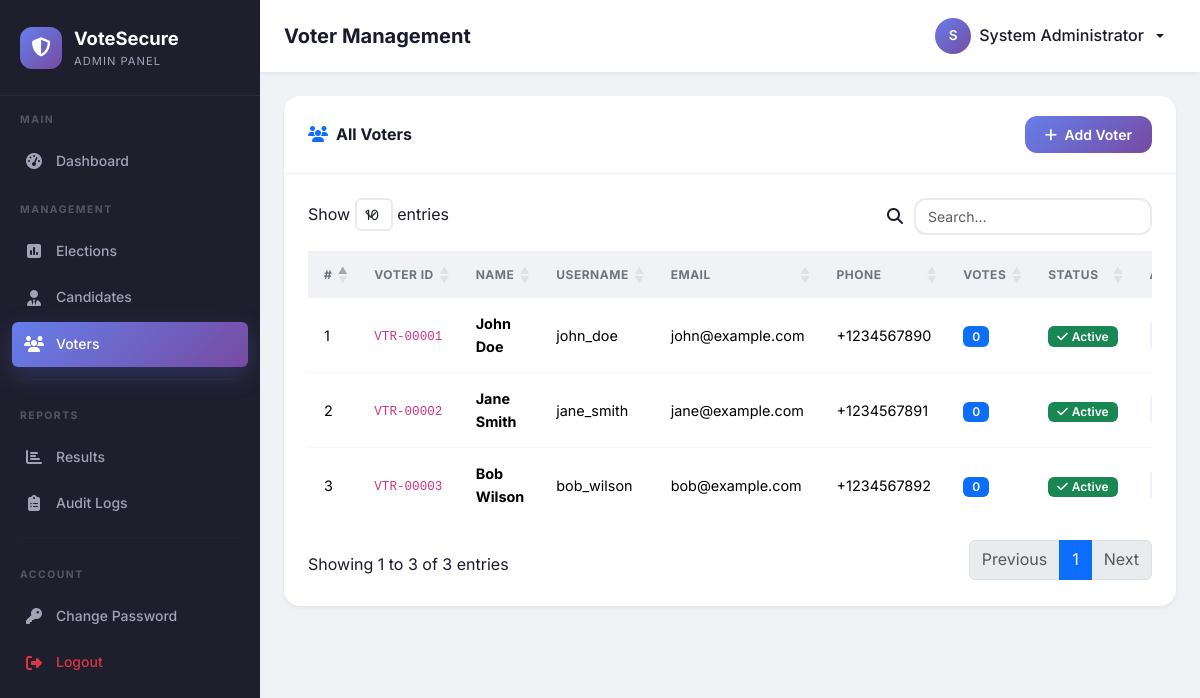
Page /admin/voters.php (signed in) on the committed database.
### tables this page shows
CREATE TABLE IF NOT EXISTS `voters` (
    `id`         INT AUTO_INCREMENT PRIMARY KEY,
    `voter_id`   VARCHAR(20)  NOT NULL COMMENT 'Public-facing voter ID (e.g., VTR-00001)',
    `username`   VARCHAR(50)  NOT NULL,
    `password`   VARCHAR(255) NOT NULL,
    `full_name`  VARCHAR(100) NOT NULL,
    `email`      VARCHAR(100) NOT NULL,
    `phone`      VARCHAR(20)  DEFAULT NULL,
    `address`    TEXT         DEFAULT NULL,
    `photo`      VARCHAR(255) DEFAULT NULL,
    `is_active`  TINYINT(1)   DEFAULT 1 COMMENT '1 = active, 0 = disabled',
    `created_at` TIMESTAMP    DEFAULT CURRENT_TIMESTAMP,
    `updated_at` TIMESTAMP    DEFAULT CURRENT_TIMESTAMP ON UPDATE CURRENT_TIMESTAMP,

    UNIQUE KEY `uk_voter_voter_id` (`voter_id`),
    UNIQUE KEY `uk_voter_username` (`username`),
    UNIQUE KEY `uk_voter_email` (`email`),
    INDEX `idx_voter_active` (`is_active`)
);

### includes/functions.php (called while the page is built, shortened)
<?php
function sanitize(string $value): string
{
    return htmlspecialchars(trim($value), ENT_QUOTES, 'UTF-8');
}

### admin/voters.php (the view, shortened to what this page needs)
<?php
require_once BASE_PATH . 'includes/functions.php';
$db = Database::getConnection();
$stmt = $db->query(
    "SELECT v.*, (SELECT COUNT(*) FROM votes WHERE voter_id = v.id) as votes_cast
     FROM voters v ORDER BY v.created_at DESC"
);
$voters = $stmt->fetchAll();
require_once BASE_PATH . 'includes/header.php';
require_once BASE_PATH . 'includes/sidebar.php';
?>
<div class="main-content">
    <nav class="top-navbar">
        <div class="d-flex align-items-center gap-3">
            <h1 class="navbar-title mb-0">Voter Management</h1>
        </div>
        <div class="dropdown user-dropdown">
            <button class="dropdown-toggle" data-bs-toggle="dropdown">
                <div class="user-avatar"><?= strtoupper(substr($_SESSION['admin_name'] ?? 'A', 0, 1)) ?></div>
                <span class="d-none d-md-inline"><?= sanitize($_SESSION['admin_name'] ?? 'Admin') ?></span>
            </button>
        </div>
    </nav>
    <div class="content-wrapper">
        <div class="card-custom animate-fade-in-up">
            <div class="card-header">
                <h6><i class="fas fa-users me-2 text-primary"></i>All Voters</h6>
                <button class="btn btn-primary-gradient btn-sm" data-bs-toggle="modal" data-bs-target="#voterModal" onclick="openCreateModal()">
                    <i class="fas fa-plus me-1"></i> Add Voter
                </button>
            </div>
            <div class="card-body">
                <div class="table-responsive">
                    <table class="table table-custom" id="votersTable">
                        <thead>
                            <tr>
                                <th>#</th>
                                <th>Voter ID</th>
                                <th>Name</th>
                                <th>Username</th>
                                <th>Email</th>
                                <th>Phone</th>
                                <th>Votes</th>
                                <th>Status</th>
                                <th>Actions</th>
                            </tr>
                        </thead>
                        <tbody>
                            <?php foreach ($voters as $i => $v): ?>
                                <tr>
                                    <td><?= $i + 1 ?></td>
                                    <td><code><?= sanitize($v['voter_id']) ?></code></td>
                                    <td><strong><?= sanitize($v['full_name']) ?></strong></td>
                                    <td><?= sanitize($v['username']) ?></td>
                                    <td><?= sanitize($v['email']) ?></td>
                                    <td><?= sanitize($v['phone'] ?? '—') ?></td>
                                    <td><span class="badge bg-primary"><?= $v['votes_cast'] ?></span></td>
                                    <td>
                                        <?php if ($v['is_active']): ?>
                                            <span class="badge bg-success"><i class="fas fa-check me-1"></i>Active</span>
                                        <?php else: ?>
                                            <span class="badge bg-danger"><i class="fas fa-ban me-1"></i>Disabled</span>
                                        <?php endif; ?>
                                    </td>
                                    <td>
                                        <div class="d-flex gap-1">
                                            <button class="btn-action edit" title="Edit"
                                                    onclick="openEditModal(<?= htmlspecialchars(json_encode($v)) ?>)">
                                            </button>
                                        </div>
                                    </td>
                                </tr>
                            <?php endforeach; ?>
                        </tbody>
                    </table>
                </div>
            </div>
        </div>
    </div>
</div>
<?php require_once BASE_PATH . 'includes/footer.php'; ?>

### assets/css/style.css (style rules this page uses)
:root { --primary-start: #667eea; --primary-end: #764ba2; --primary-gradient: linear-gradient(135deg, var(--primary-start) 0%, var(--primary-end) 100%); --accent-blue: #4e73df; --accent-green: #1cc88a; --accent-orange: #f6c23e; --accent-red: #e74a3b; --accent-cyan: #36b9cc; --accent-indigo: #6610f2; --sidebar-bg: #1e1e2d; --sidebar-hover: #2a2a3d; --sidebar-active: #3a3a4d; --sidebar-text: #a2a3b7; --sidebar-width: 260px; --sidebar-collapsed: 0px; --body-bg: #f0f2f5; --card-bg: #ffffff; --text-primary: #1a1a2e; --text-secondary: #6c757d; --text-muted: #adb5bd; --shadow-sm: 0 0.125rem 0.25rem rgba(0, 0, 0, 0.06); --shadow-md: 0 0.5rem 1rem rgba(0, 0, 0, 0.08); --shadow-lg: 0 1rem 3rem rgba(0, 0, 0, 0.12); --shadow-primary: 0 0.5rem 1.5rem rgba(102, 126, 234, 0.25); --radius-sm: 0.375rem; --radius-md: 0.75rem; --radius-lg: 1rem; --radius-xl: 1.5rem; --transition-fast: 0.15s ease; --transition-normal: 0.3s ease; --transition-slow: 0.5s ease; }
*, *::before, *::after { margin: 0; padding: 0; box-sizing: border-box; }
html { scroll-behavior: smooth; }
body { font-family: 'Inter', -apple-system, BlinkMacSystemFont, 'Segoe UI', Roboto, sans-serif; background-color: var(--body-bg); color: var(--text-primary); line-height: 1.6; overflow-x: hidden; -webkit-font-smoothing: antialiased; -moz-osx-font-smoothing: grayscale; }
.main-content { margin-left: var(--sidebar-width); min-height: 100vh; transition: margin-left var(--transition-normal); display: flex; flex-direction: column; }
.top-navbar { background: var(--card-bg); box-shadow: var(--shadow-sm); padding: 0.75rem 1.5rem; display: flex; align-items: center; justify-content: space-between; position: sticky; top: 0; z-index: 100; }
.top-navbar .navbar-title { font-size: 1.25rem; font-weight: 700; color: var(--text-primary); }
.top-navbar .user-dropdown .dropdown-toggle { display: flex; align-items: center; gap: 0.5rem; font-weight: 500; color: var(--text-primary); background: none; border: none; padding: 0.375rem 0.75rem; border-radius: var(--radius-md); transition: all var(--transition-fast); }
.top-navbar .user-avatar { width: 36px; height: 36px; border-radius: 50%; background: var(--primary-gradient); display: flex; align-items: center; justify-content: center; color: #fff; font-weight: 600; font-size: 0.85rem; }
.content-wrapper { padding: 1.5rem; flex: 1; }
.card-custom { background: var(--card-bg); border-radius: var(--radius-lg); box-shadow: var(--shadow-sm); border: none; overflow: hidden; transition: all var(--transition-normal); }
.card-custom .card-header { background: transparent; border-bottom: 1px solid #f0f0f0; padding: 1.25rem 1.5rem; display: flex; align-items: center; justify-content: space-between; }
.card-custom .card-header h5, .card-custom .card-header h6 { font-weight: 700; margin: 0; color: var(--text-primary); }
.card-custom .card-body { padding: 1.5rem; }
.table-custom { width: 100%; margin-bottom: 0; }
.table-custom thead th { background: var(--body-bg); border: none; padding: 0.875rem 1rem; font-size: 0.75rem; font-weight: 700; text-transform: uppercase; letter-spacing: 0.5px; color: var(--text-secondary); white-space: nowrap; }
.table-custom tbody td { padding: 0.875rem 1rem; vertical-align: middle; border-bottom: 1px solid #f5f5f5; font-size: 0.9rem; }
.table-custom tbody tr { transition: background var(--transition-fast); }
.table-custom tbody tr:last-child td { border-bottom: none; }
.btn-primary-gradient { background: var(--primary-gradient); border: none; color: #fff; font-weight: 600; border-radius: var(--radius-md); padding: 0.5rem 1.25rem; transition: all var(--transition-normal); }
.btn-action { width: 32px; height: 32px; display: inline-flex; align-items: center; justify-content: center; border-radius: var(--radius-sm); border: none; cursor: pointer; transition: all var(--transition-fast); font-size: 0.8rem; }
.btn-action.edit { background: rgba(78, 115, 223, 0.1); color: var(--accent-blue); }
.badge { font-weight: 600; font-size: 0.75rem; padding: 0.35em 0.75em; border-radius: var(--radius-sm); }
.animate-fade-in-up { animation: fadeInUp 0.5s ease forwards; }

### rows in the picture
voters: voter "VTR-00001", full_name "John Doe", username "john_doe", email "john@example.com", phone "+1234567890", votes_cast "0", is_active 1 (drawn)
voters: voter "VTR-00002", full_name "Jane Smith", username "jane_smith", email "jane@example.com", phone "+1234567891", votes_cast "0", is_active 1 (drawn)
voters: voter "VTR-00003", full_name "Bob Wilson", username "bob_wilson", email "bob@example.com", phone "+1234567892", votes_cast "0", is_active 1 (drawn)

### other values in the picture
APP_NAME "VoteSecure"
substr($_SESSION['admin_name'] ?? 'A', 0, 1) "S"
$_SESSION['admin_name'] "System Administrator"
